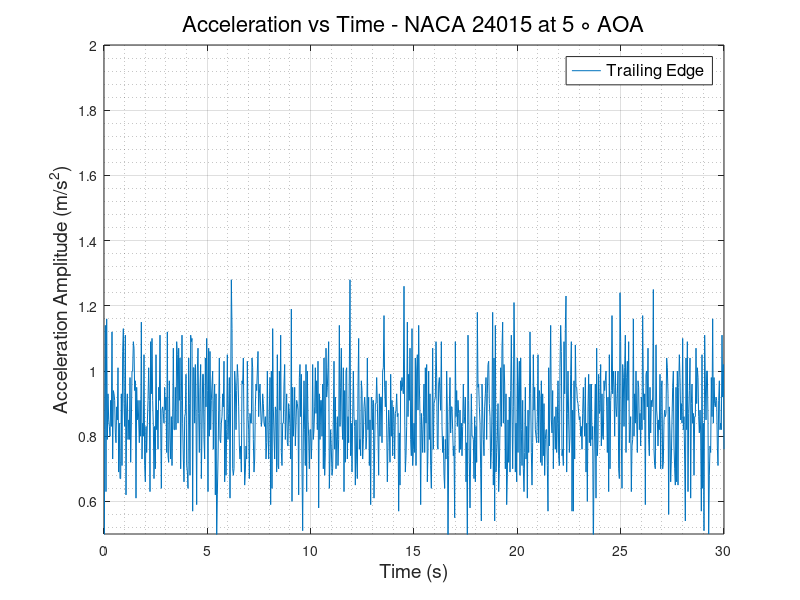
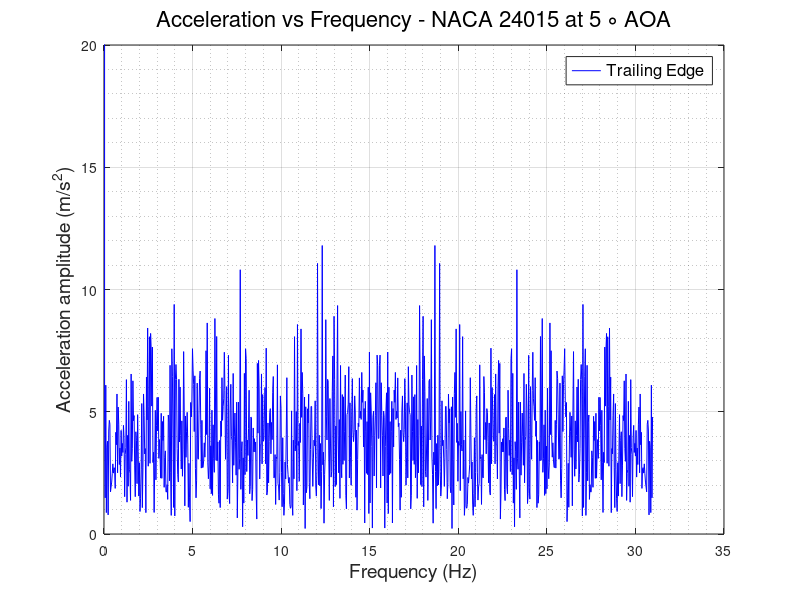

Write the MATLAB code that produced these figures, in order.
clc
clear
close all
%% READING ACCELEROMETER DATA and defining Variables
                        % TRAILING EDGE %
data   = xlsread('TE_700rpm.csv');
TE_time   = data(:,1);
TE_X_acc  = data(:,2);
TE_Y_acc  = data(:,3);
TE_Z_acc  = data(:,4);
TE_R_acc  = sqrt(TE_X_acc.^2 + TE_Y_acc.^2 + TE_Z_acc.^2);
% plot(TE_time,TE_R_acc)
N      = numel(TE_time);
Ts     = abs(diff(TE_time(1:2)));
fs     = 1/Ts;
f_axis = [0:N-1]*fs/N;
A_freq_TE = fft(TE_Z_acc);
figure(1)
plot(TE_time, TE_Z_acc)
grid on
grid minor
xlabel('Time (s)','FontSize',14,'FontWeight','normal')
ylabel('Acceleration Amplitude (m/s^2)','FontSize',14,'FontWeight','normal')
legend ('Trailing Edge','FontSize',12,'FontWeight','normal')
title('Acceleration vs Time - NACA 24015 at 5 \circ AOA','FontSize',16,'FontWeight','normal')
ylim([0.5 2])
figure(2)
plot(f_axis,abs(A_freq_TE),'-b','LineWidth',0.5)
grid on 
grid minor
ylabel('Acceleration amplitude (m/s^2)','FontSize',14,'FontWeight','normal')
xlabel('Frequency (Hz)','FontSize',14,'FontWeight','normal')
ylim([0 20])
legend ('Trailing Edge','FontSize',12,'FontWeight','normal')
title('Acceleration vs Frequency - NACA 24015 at 5 \circ AOA','FontSize',16,'FontWeight','normal')
